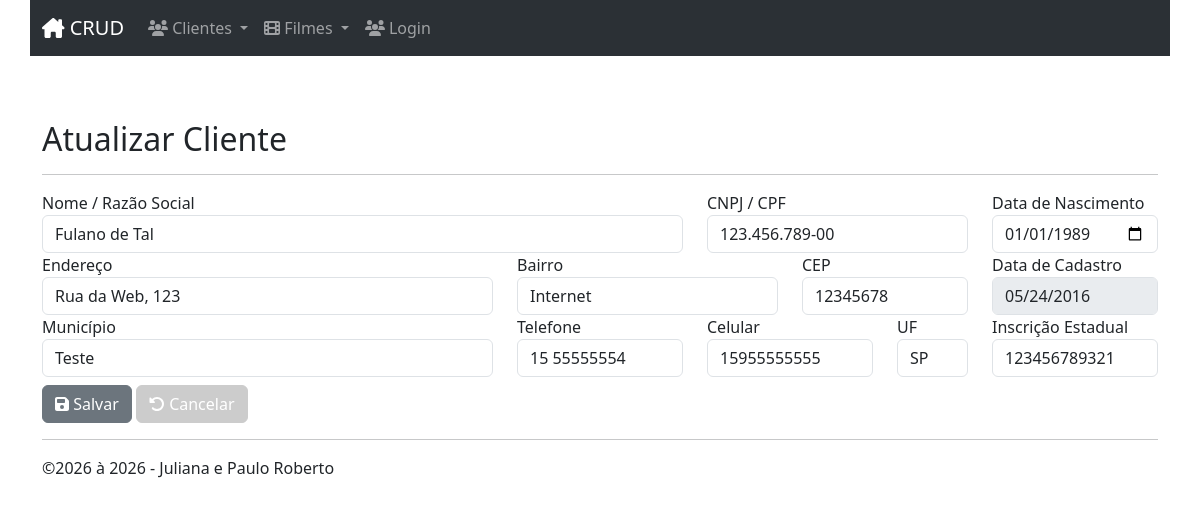
Screenshot of /customers/edit.php?id=1 with the database file from the repository.
### tables this page shows
CREATE TABLE customers (
  id int NOT NULL AUTO_INCREMENT PRIMARY KEY,
  name varchar(255) NOT NULL,
  cpf_cnpj varchar(15) NOT NULL,
  birthdate datetime NOT NULL,
  address varchar(255) NOT NULL,
  hood varchar(100) NOT NULL,
  zip_code varchar(8) NOT NULL,
  city varchar(100) NOT NULL,
  state varchar(2) NOT NULL,
  phone varchar(11) NOT NULL,
  mobile varchar(11) NOT NULL,
  ie varchar(15) NOT NULL,
  created datetime NOT NULL,
  modified datetime NOT NULL
);

### inc/database.php (called while the page is built, shortened)
<?php
function open_database()
{
    try {
        $conn = new mysqli(DB_HOST, DB_USER, DB_PASSWORD, DB_NAME);
        $conn->set_charset("utf8");
        return $conn;
    } catch (Exception $e) {
        throw new Exception("Erro ao conectar no Banco de dados:<br>{$e->getMessage()}");
    }
}
function find($table = null, $id = null)
{
    $database = open_database();
    $found = null;
    try {
        if ($id) {
            $sql = "SELECT * FROM $table WHERE id = $id";
            $result = $database->query($sql);
            if ($result->num_rows > 0) {
                $found = $result->fetch_assoc();
            }
        }
    } catch (Exception $e) {
        $_SESSION['message'] = $e->GetMessage();
        $_SESSION['type'] = 'danger';
    }
    return $found;
}
?>

### customers/functions.php (called while the page is built, shortened)
<?php
function formatadata($data, $formato)
{
    $dt = new DateTime($data, new DateTimeZone("-0300"));
    return $dt->format($formato);
}
function edit() {
  $now = new DateTime('now', new DateTimeZone("-0300"));
  if (isset($_GET['id'])) {
    $id = $_GET['id'];
    if (isset($_POST['customer'])) {
      $customer = $_POST['customer'];
      $customer['modified'] = $now->format("Y-m-d H:i:s");
      update("customers", $id, $customer);
      header("location: index.php");
      exit;
    } else {
      $customer = find('customers', $id);
    }
  } else {
    header('location: index.php');
    exit;
  }
}

### customers/edit.php (the view, shortened to what this page needs)
<?php
  include"functions.php";
  edit();
  ?>
<h2>Atualizar Cliente</h2>
<form action="edit.php?id=<?php echo $customer['id']; ?>" method="post">
  <hr>
  <div class="row">
    <div class="form-group col-md-7">
      <label for="name">Nome / Razão Social</label>
      <input type="text" class="form-control" id="name" name="customer[name]" value="<?php echo $customer['name']; ?>">
    </div>
    <div class="form-group col-md-3">
      <label for="cpf_cnpj">CNPJ / CPF</label>
      <input type="text" class="form-control" id="cpf_cnpj" name="customer[cpf_cnpj]" value="<?php echo $customer['cpf_cnpj']; ?>">
    </div>
    <div class="form-group col-md-2">
      <label for="birthdate">Data de Nascimento</label>
      <input type="date" class="form-control" id="birthdate" name="customer[birthdate]" value="<?php echo formatadata($customer['birthdate'], "Y-m-d"); ?>">
    </div>
  </div>
  <div class="row">
    <div class="form-group col-md-5">
      <label for="address">Endereço</label>
      <input type="text" class="form-control" id="address" name="customer[address]" value="<?php echo $customer['address']; ?>">
    </div>
    <div class="form-group col-md-3">
      <label for="hood">Bairro</label>
      <input type="text" class="form-control" id="hood" name="customer[hood]" value="<?php echo $customer['hood']; ?>">
    </div>
    <div class="form-group col-md-2">
      <label for="zip_code">CEP</label>
      <input type="text" class="form-control" id="zip_code" name="customer[zip_code]" maxlength="8" value="<?php echo $customer['zip_code']; ?>">
    </div>
    <div class="form-group col-md-2">
      <label for="created">Data de Cadastro</label>
      <input type="date" class="form-control" id="created" name="customer[created]" value="<?php echo formatadata($customer['created'], "Y-m-d"); ?>" disabled>
    </div>
  </div>
  <div class="row">
    <div class="form-group col-md-5">
      <label for="city">Município</label>
      <input type="text" class="form-control" id="city" name="customer[city]" value="<?php echo $customer['city']; ?>">
    </div>
    <div class="form-group col-md-2">
      <label for="phone">Telefone</label>
      <input type="text" class="form-control" id="phone" name="customer[phone]" maxlength="11" value="<?php echo $customer['phone']; ?>">
    </div>
    <div class="form-group col-md-2">
      <label for="mobile">Celular</label>
      <input type="text" class="form-control" id="mobile" name="customer[mobile]" maxlength="11" value="<?php echo $customer['mobile']; ?>">
    </div>
    <div class="form-group col-md-1">
      <label for="state">UF</label>
      <input type="text" class="form-control" id="state" name="customer[state]" value="<?php echo $customer['state']; ?>">
    </div>
    <div class="form-group col-md-2">
      <label for="ie">Inscrição Estadual</label>
      <input type="text" class="form-control" id="ie" name="customer[ie]" value="<?php echo $customer['ie']; ?>">
    </div>
  </div>
  <div id="actions" class="row mt-2">
    <div class="col-md-12">
      <button type="submit" class="btn btn-secondary"><i class="fa-solid fa-floppy-disk"></i> Salvar</button>
      <a href="index.php" class="btn btn-light"><i class="fa-solid fa-rotate-left"></i> Cancelar</a>
    </div>
  </div>
</form>

### inc/header.php (style rules this page uses)
body { padding-top: 50px; padding-bottom: 20px; }
.btn-light { background-color: #cccccc; border-color: #cccccc; color: #ffffff; }

### rows the page displays
customers: name "Fulano de Tal", cpf_cnpj "123.456.789-00", birthdate "01/01/1989", address "Rua da Web, 123", hood "Internet", zip_code "12345678", created "05/24/2016", city "Teste", phone "15 55555554", mobile "15955555555", state "SP", ie "123456789321"

### other values shown
$dt->format("Y") "2026"
